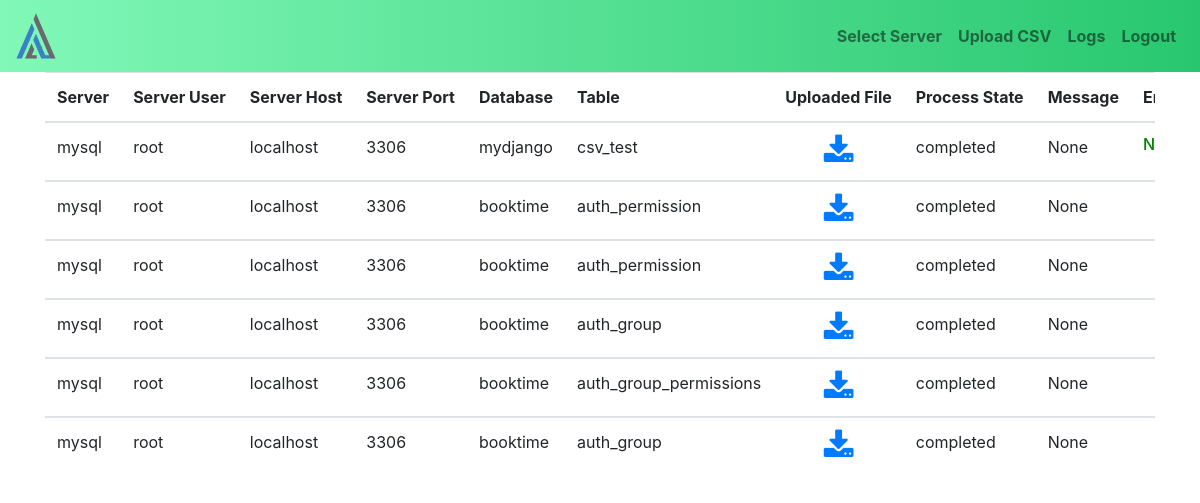
Page /manage/ (signed in) on the committed database.
### myapp/models.py (models this page shows)
class CsvErrorFile(models.Model):
    user = models.ForeignKey(User, on_delete=models.CASCADE)
    server_name = models.CharField(max_length=20,choices=(('mysql','MySQL'),('postgres','PostgreSQL')),blank=True)
    server_username = models.CharField(max_length=30, blank=True)
    server_port = models.IntegerField(models.PositiveIntegerField,blank=True)
    server_host = models.CharField(max_length=100,blank=True)
    server_database = models.CharField(max_length=50,blank=True)
    server_table = models.CharField(max_length=50,blank=True)
    process_state = models.CharField(max_length=20,choices=(('processing','Processing'),('completed','Completed'),('error','Error')),blank=True)
    message = models.CharField(max_length=200)
    uploaded_file = models.FileField(upload_to='uploads', blank=True)
    uploaded_file_hash = models.CharField(max_length=32, blank=True)
    error_file = models.FileField(upload_to='error_files', blank=True)
    commited = models.BooleanField(default=False, blank=True)
    upload_time = models.DateTimeField(auto_now_add=True)
    finish_time = models.DateTimeField(auto_now=True)

### upload_manage/views.py (the view)
# urls.py: path('',views.history, name='History'),
@login_required
def history(request):
    user1=User.objects.get(id=request.user.id)
    error_model = CsvErrorFile.objects.filter(user=user1).order_by('-upload_time')
    return render(request, 'history.html', {'history_data':error_model})

### myapp/context_processor.py (called while the page is built)
def basecontext(request):
    return ''

### upload_manage/templates/history.html (shortened to what this page needs)
{% extends 'base.html' %}
{% block body %}
{% if history_data %}
<div class="table-wrapper-scroll-y my-custom-scrollbar">
    <table class="table mb-0" style="height: min-content; max-width: max-content; width: max-content;">
        <thead>
            <tr>
                <th>server</th>
                <th>server user</th>
                <th>server host</th>
                <th>server port</th>
                <th>database</th>
                <th>table</th>
                <th>uploaded file</th>
                <th>process state</th>
                <th>message</th>
                <th>error file</th>
            </tr>
        </thead>
        {% for data in history_data %}
        <tbody>
            <tr>
                <td>{{data.server_name}}</td>
                <td>{{data.server_username}}</td>
                <td>{{ data.server_host}}</td>
                <td>{{ data.server_port}}</td>
                <td>{{ data.server_database}}</td>
                <td>{{ data.server_table}}</td>
                <td><a href="/media/{{data.uploaded_file}}" class="d-flex justify-content-center"><i class="fa fa-download fa-2x"></i></a></td>
                <td>{{ data.process_state}}</td>
                {% if data.error_file == '' and data.process_state == 'error'%}
                <td>{{ data.message }}</td>
                <td>
                    <h6 style="color: red;">File Not Found</h6>
                </td>
                {% elif data.error_file == '' and data.process_state == 'completed'%}
                <td>None</td>
                <td>
                    <h6 style="color: green;">No Error Found</h6>
                </td>
                {% else %}
                <td>None</td>
                <td><a href="/media/{{data.error_file}}" class="d-flex justify-content-center"></a></td>
                {% endif %}
            </tr>
        </tbody>
        {% endfor %}
    </table>
</div>
{% else %}
<h6 class="alert alert-warning row mt-5 w-75 align-items-center justify-content-center">No History</h6>
{% endif %}
{% endblock body%}

### upload_manage/templates/history.html (style rules this page uses)
.my-custom-scrollbar { position: relative; height: 450px; overflow: auto; }
.table-wrapper-scroll-y { display: block; }

### rows in the picture
CsvErrorFile: server_name "mysql", server_username "root", server_host "localhost", server_port "3306", server_database "mydjango", server_table "csv_test", process_state "completed", error_file "None"
CsvErrorFile: server_name "mysql", server_username "root", server_host "localhost", server_port "3306", server_database "booktime", server_table "auth_permission", process_state "completed"
CsvErrorFile: server_name "mysql", server_username "root", server_host "localhost", server_port "3306", server_database "booktime", server_table "auth_permission", process_state "completed"
CsvErrorFile: server_name "mysql", server_username "root", server_host "localhost", server_port "3306", server_database "booktime", server_table "auth_group", process_state "completed"
CsvErrorFile: server_name "mysql", server_username "root", server_host "localhost", server_port "3306", server_database "booktime", server_table "auth_group_permissions", process_state "completed"
CsvErrorFile: server_name "mysql", server_username "root", server_host "localhost", server_port "3306", server_database "booktime", server_table "auth_group", process_state "completed"
